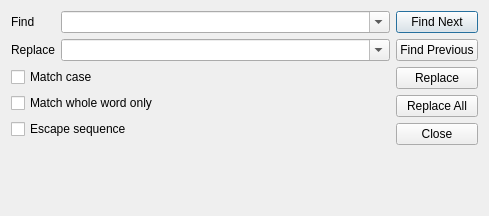
<?xml version="1.0" encoding="UTF-8"?>
<ui version="4.0">
 <class>mbServerDialogFindReplace</class>
 <widget class="QDialog" name="mbServerDialogFindReplace">
  <property name="geometry">
   <rect>
    <x>0</x>
    <y>0</y>
    <width>489</width>
    <height>216</height>
   </rect>
  </property>
  <property name="windowTitle">
   <string>Find/Replace</string>
  </property>
  <layout class="QHBoxLayout" name="horizontalLayout" stretch="1,0">
   <item>
    <layout class="QVBoxLayout" name="verticalLayout_3">
     <item>
      <layout class="QFormLayout" name="formLayout">
       <item row="0" column="0">
        <widget class="QLabel" name="label">
         <property name="text">
          <string>Find</string>
         </property>
        </widget>
       </item>
       <item row="0" column="1">
        <widget class="QComboBox" name="cmbFind">
         <property name="editable">
          <bool>true</bool>
         </property>
        </widget>
       </item>
       <item row="1" column="0">
        <widget class="QLabel" name="lblReplace">
         <property name="text">
          <string>Replace</string>
         </property>
        </widget>
       </item>
       <item row="1" column="1">
        <widget class="QComboBox" name="cmbReplace">
         <property name="editable">
          <bool>true</bool>
         </property>
        </widget>
       </item>
      </layout>
     </item>
     <item>
      <layout class="QVBoxLayout" name="verticalLayout_2">
       <item>
        <widget class="QCheckBox" name="chbMatchCase">
         <property name="text">
          <string>Match case</string>
         </property>
        </widget>
       </item>
       <item>
        <widget class="QCheckBox" name="chbMatchWord">
         <property name="text">
          <string>Match whole word only</string>
         </property>
        </widget>
       </item>
       <item>
        <widget class="QCheckBox" name="chbEscapeSequence">
         <property name="text">
          <string>Escape sequence</string>
         </property>
        </widget>
       </item>
      </layout>
     </item>
     <item>
      <spacer name="verticalSpacer_2">
       <property name="orientation">
        <enum>Qt::Vertical</enum>
       </property>
       <property name="sizeHint" stdset="0">
        <size>
         <width>20</width>
         <height>40</height>
        </size>
       </property>
      </spacer>
     </item>
    </layout>
   </item>
   <item>
    <layout class="QVBoxLayout" name="verticalLayout">
     <item>
      <widget class="QPushButton" name="btnFindNext">
       <property name="text">
        <string>Find Next</string>
       </property>
      </widget>
     </item>
     <item>
      <widget class="QPushButton" name="btnFindPrevious">
       <property name="text">
        <string>Find Previous</string>
       </property>
      </widget>
     </item>
     <item>
      <widget class="QPushButton" name="btnReplace">
       <property name="text">
        <string>Replace</string>
       </property>
      </widget>
     </item>
     <item>
      <widget class="QPushButton" name="btnReplaceAll">
       <property name="text">
        <string>Replace All</string>
       </property>
      </widget>
     </item>
     <item>
      <widget class="QPushButton" name="btnClose">
       <property name="text">
        <string>Close</string>
       </property>
      </widget>
     </item>
     <item>
      <spacer name="verticalSpacer">
       <property name="orientation">
        <enum>Qt::Vertical</enum>
       </property>
       <property name="sizeHint" stdset="0">
        <size>
         <width>20</width>
         <height>40</height>
        </size>
       </property>
      </spacer>
     </item>
    </layout>
   </item>
  </layout>
 </widget>
 <resources/>
 <connections/>
</ui>
